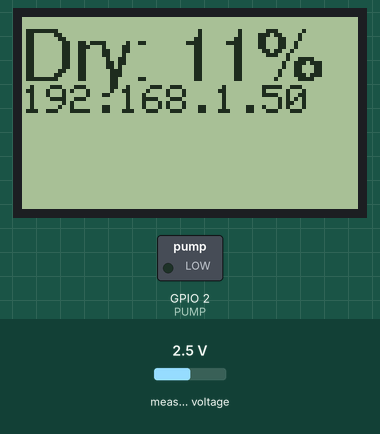
Simulated run of this sketch. Board: ESP8266 (NodeMCU). Parts: 84×48 one-colour display, switched loads named in the sketch (green lamp = pin HIGH). The inputs (shaded band) are chosen by the test bench; at power-on: measured voltage 2.5 V. WiFi joins after 1.5 s; servers stay silent unless stated; not simulated (calls return 0 or success): credentials.h; what the sketch prints to the serial monitor is not drawn.

Above: at 3.9 s.

The sketch:

soil.ino
```cpp
#include <Ticker.h>
#include <ESP8266WiFi.h>
#include <WiFiClient.h>
#include <ESP8266WiFiMulti.h>
#include <ESP8266mDNS.h>
#include <ESP8266WebServer.h>
#include <SPI.h>
#include <Adafruit_GFX.h>
#include <Fonts/FreeSans9pt7b.h>
#include "Adafruit_PCD8544.h"
#include <Adafruit_MCP3008.h>
#include <ArduinoJson.h>
#include "credentials.h"

#define SCLK    12
#define MOSI    13
#define MISO     5
#define DC       0
#define CS_LCD   4
#define CS_MCP  15
#define RST_LCD 16
#define PUMP     2

Adafruit_PCD8544 display = Adafruit_PCD8544(SCLK,MOSI,DC,CS_LCD,RST_LCD);
Adafruit_MCP3008 adc;

ESP8266WiFiMulti wifiMulti;
ESP8266WebServer server(80);

Ticker soilMoistureTicker;

const int AIR_VALUE   = 875;
const int WATER_VALUE = 463;

const int icon_wifi_pos_x = 0;
const int icon_wifi_pos_y = 1;
const int icon_data_pos_x = icon_wifi_pos_x;
const int icon_data_pos_y = icon_wifi_pos_y + 22;
const int data_pos_x = 30;

const char *description[] = { "saturated",
                              "adequately wet",
                              "irrigation advice",
                              "irrigation",
                              "dangerously dry"};

IPAddress ip;

void setup()   {

    pinMode(PUMP, OUTPUT);     // pump pin to output
    digitalWrite(PUMP, LOW);   // pump off

    Serial.begin(115200);
    delay(10);
    Serial.println('\n');

    display.begin();
    display.setContrast(50);
    display.setFont(NULL);
    display.clearDisplay();
    display.display();

    //display.setTextSize(1);
    display.setTextColor(BLACK);
    display.setCursor(0, 0);
    display.println("Soil");

    display.display();

    delay(2000);

    wifiMulti.addAP(ssid1, password);
    wifiMulti.addAP(ssid2, password);

    display.setTextSize(1);
    display.print("Connecting .");
    display.display();

    while (wifiMulti.run() != WL_CONNECTED) {
        delay(250);
        Serial.print('.');
        display.print('.');
        display.display();
    }
    ip = WiFi.localIP();
    display.println("");

    Serial.println('\n');
    Serial.print("Connected to ");
    Serial.println(WiFi.SSID());
    Serial.print("IP  : ");
    Serial.println(ip);

    display.println(WiFi.SSID());
    display.println(ip);
    display.display();

    if (MDNS.begin("soilmoisture")) {
        Serial.println("mDNS responder started");
    } else {
        Serial.println("Error setting up MDNS responder!");
    }
    adc.begin(SCLK,MOSI,MISO,CS_MCP);

    displayMoisture();

    server.on("/soilmoisture", HTTP_GET, []() {

        StaticJsonDocument<200> doc;
        int moisture = getMoisture();
        doc["value"] = moisture;
        doc["description"] = getDescription(moisture);
        char buffer[512];
        serializeJson(doc, buffer);
        server.send(200, "application/json", buffer);
    });

    server.on("/pump", HTTP_PUT, []() {

        StaticJsonDocument<200> doc;

        deserializeJson(doc,server.arg("plain"));
        if (doc.containsKey("status")) {
            if ((bool)doc["status"]) {
                digitalWrite(PUMP, HIGH);  // pump on
            } else {
                digitalWrite(PUMP, LOW);  // pump off
            }
        } else if (doc.containsKey("duration")) {
            digitalWrite(PUMP, HIGH);  // pump on
            delay(doc["duration"]);
            digitalWrite(PUMP, LOW);  // pump off
        }
        server.send(200);
    });

    server.onNotFound([]() {
        server.send(404, "text/plain", "404: Not found");
    });

    server.begin();
    Serial.println("HTTP server started");


    soilMoistureTicker.attach(120, displayMoisture);
}


void loop() {
    server.handleClient();
}

void displayMoisture() {
    int moisture =  getMoisture();
    display.clearDisplay();

    display.setFont(&FreeSans9pt7b);
    display.setCursor(0,15);
    display.setTextSize(1);
    display.print("Dry: ");
    display.print(moisture);
    display.print("%");
    //display.drawBitmap(icon_data_pos_x,icon_data_pos_y, humidity_icon_bmp, humidity_icon_width, humidity_icon_height, WHITE);
    display.setFont();
    display.println();
    display.print(ip);
    display.display();
}

/**
 * Get a text vor the moisture
 * @param moisture the relative moisture in percent
 */
const char* getDescription(int moisture) {
    const char* retVal = NULL;
    if (moisture <= 9) {
        retVal = description[0];
    } else if (moisture > 9 && moisture <= 19){
        retVal = description[1];
    } else if (moisture > 19 && moisture <= 59){
        retVal = description[2];
    } else if (moisture > 59 && moisture <= 99){
        retVal = description[3];
    } else {
        retVal = description[4];
    }
    return retVal;
}

/**
 * Calculates the moisture by reading some values and using the median to reduce the possiblity of inaccurate readings
 */
int getMoisture() {

    int moistureArray[5];
    int moistureArrayLenght = sizeof(moistureArray)/sizeof(int);
    // read the values
    for (int i = 0; i < moistureArrayLenght; i++) {
        moistureArray[i] = adc.readADC(0);
        delay(50);
    }

    // sort the array, a simple bubblesort is enougth for this amount of samples
    int tmp;
    for (int i = 0; i < moistureArrayLenght - 1; i++) {
        for (int j = i + 1; j < moistureArrayLenght; j++) {
            if (moistureArray[i] > moistureArray[j]) {
                tmp = moistureArray[i];
                moistureArray[i] = moistureArray[j];
                moistureArray[j] = tmp;
            }
        }
    }
    // the element in the middle of the array is the median
    int value = max(moistureArray[moistureArrayLenght >> 1], WATER_VALUE);
    value = min(value, AIR_VALUE);

    value = (value - WATER_VALUE) * 100 / (AIR_VALUE - WATER_VALUE);
    // return the moisture in [%]
    return value;
}
```
